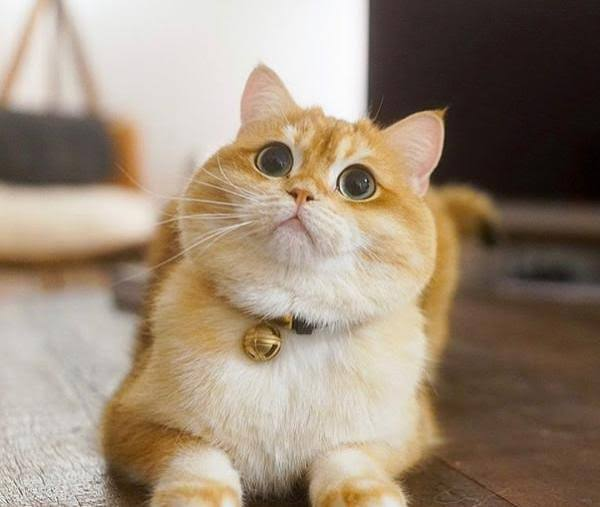
#> input picture kucing.jpg, 600 x 507 px
$ python scalling.py
#> lines starting #> are read from the running program, lines starting #| are printed output that depends on the picture
import cv2
import matplotlib.pyplot as plt

# Membaca gambar
img = cv2.imread("kucing.jpg")
#> img is the input picture: shape (507, 600, 3); mean B, G, R 119.4, 137.8, 154.8
img = cv2.cvtColor(img, cv2.COLOR_BGR2RGB)

# Scaling bebas tersehar
hasil = cv2.resize(
    img,
    None,
    fx=0.5,
    fy=2,
    interpolation=cv2.INTER_LINEAR
)
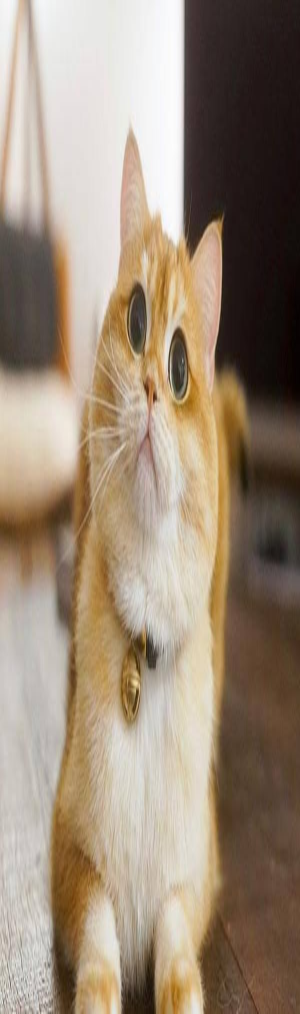
#> hasil: shape (1014, 300, 3); mean R, G, B 154.8, 137.8, 119.4

# Menampilkan informasi ukuran
print("Ukuran gambar asli:", img.shape)
#| Ukuran gambar asli: (507, 600, 3)
print("Ukuran setelah scaling:", hasil.shape)
#| Ukuran setelah scaling: (1014, 300, 3)

# Menampilkan gambar
plt.figure(figsize=(12, 5))

plt.subplot(1, 2, 1)
plt.imshow(img)
plt.title(f"Asli: {img.shape[1]} x {img.shape[0]}")
plt.axis("off")

plt.subplot(1, 2, 2)
plt.imshow(hasil)
plt.title(f"Scaling: {hasil.shape[1]} x {hasil.shape[0]}")
plt.axis("off")

plt.tight_layout()
plt.show()
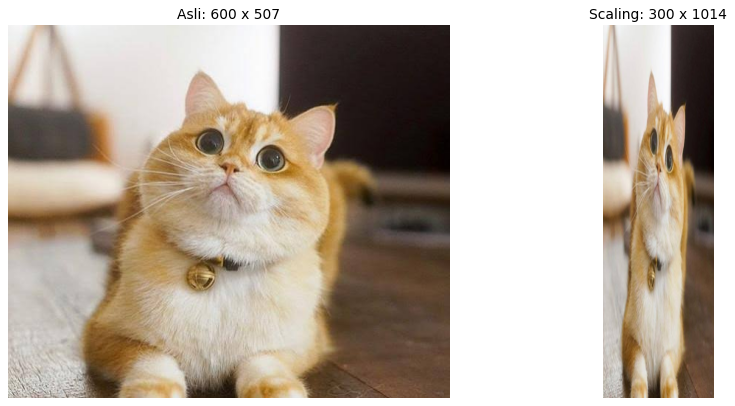
#> figure drawn by matplotlib, 2 panels
